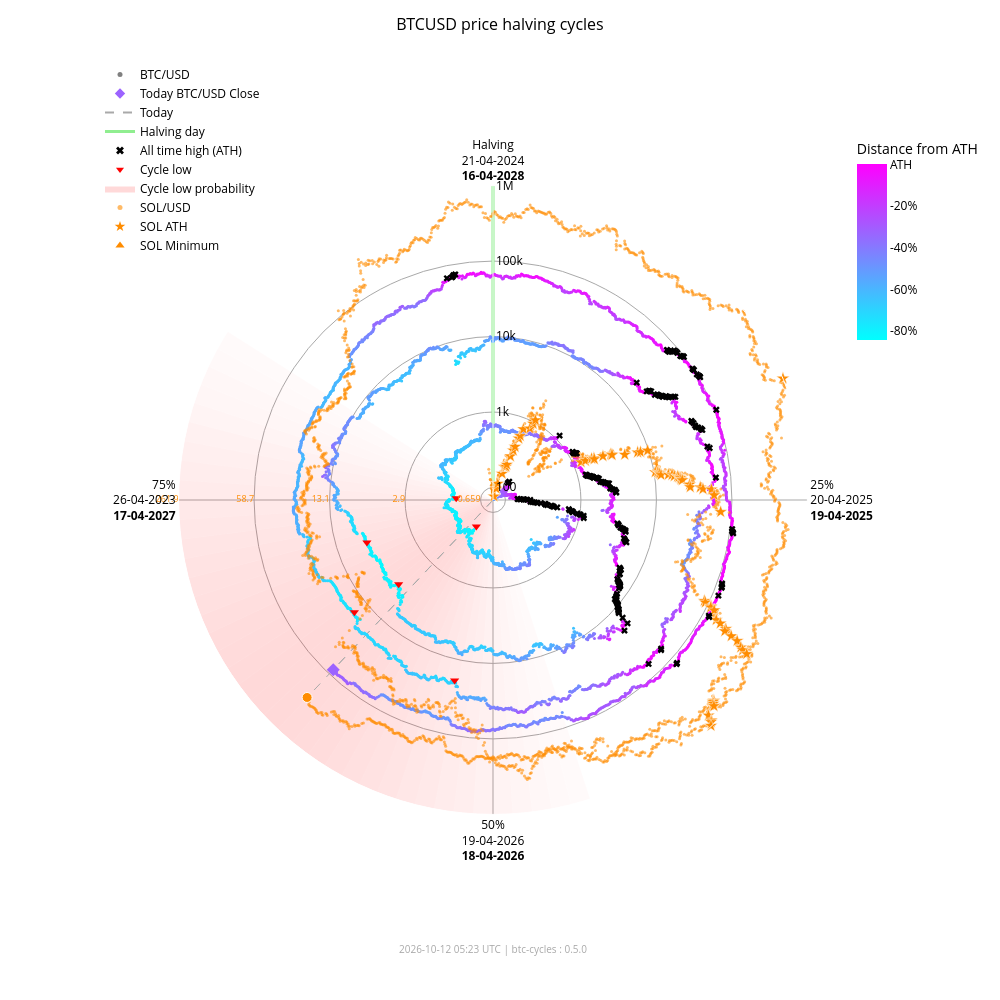

Notebook code for this chart:
### Markdown cell above
### Interactive chart with overlay

### Code cell
fig_overlay_interactive = btc.plot(
    kind="interactive",
    from_date="2012-11-28",
    overlay=sol,
)
fig_overlay_interactive.show(config={"scrollZoom": True, "displayModeBar": True})

### Figure 1 — Plotly figure (JSON) as saved in the notebook; plotly's stock layout.template omitted (floating-point values rounded to 4 significant figures; data arrays with more than 128 entries replaced by an {"elided": "..."} marker saying what was removed)
{"data": [{"fill": "toself", "fillcolor": "rgba(255,0,0,0.018306980149439524)", "hoverinfo": "skip", "line": {"width": 0}, "mode": "lines", "r": [68.43, 1000000, 1000000, 68.43, 68.43], "showlegend": false, "theta": [162.0, 162.0, 165.6, 165.6, 162.0], "type": "scatterpolar"}, {"fill": "toself", "fillcolor": "rgba(255,0,0,0.02405911634527998)", "hoverinfo": "skip", "line": {"width": 0}, "mode": "lines", "r": [68.43, 1000000, 1000000, 68.43, 68.43], "showlegend": false, "theta": [165.6, 165.6, 169.2, 169.2, 165.6], "type": "scatterpolar"}, {"fill": "toself", "fillcolor": "rgba(255,0,0,0.030803449372254352)", "hoverinfo": "skip", "line": {"width": 0}, "mode": "lines", "r": [68.43, 1000000, 1000000, 68.43, 68.43], "showlegend": false, "theta": [169.2, 169.2, 172.8, 172.8, 169.2], "type": "scatterpolar"}, {"fill": "toself", "fillcolor": "rgba(255,0,0,0.03847233586005252)", "hoverinfo": "skip", "line": {"width": 0}, "mode": "lines", "r": [68.43, 1000000, 1000000, 68.43, 68.43], "showlegend": false, "theta": [172.8, 172.8, 176.4, 176.4, 172.8], "type": "scatterpolar"}, {"fill": "toself", "fillcolor": "rgba(255,0,0,0.04694405159551339)", "hoverinfo": "skip", "line": {"width": 0}, "mode": "lines", "r": [68.43, 1000000, 1000000, 68.43, 68.43], "showlegend": false, "theta": [176.4, 176.4, 180.0, 180.0, 176.4], "type": "scatterpolar"}, {"fill": "toself", "fillcolor": "rgba(255,0,0,0.05605603979818329)", "hoverinfo": "skip", "line": {"width": 0}, "mode": "lines", "r": [68.43, 1000000, 1000000, 68.43, 68.43], "showlegend": false, "theta": [180.0, 180.0, 183.6, 183.6, 180.0], "type": "scatterpolar"}, {"fill": "toself", "fillcolor": "rgba(255,0,0,0.06562330627802694)", "hoverinfo": "skip", "line": {"width": 0}, "mode": "lines", "r": [68.43, 1000000, 1000000, 68.43, 68.43], "showlegend": false, "theta": [183.6, 183.6, 187.2, 187.2, 183.6], "type": "scatterpolar"}, {"fill": "toself", "fillcolor": "rgba(255,0,0,0.07545707932574237)", "hoverinfo": "skip", "line": {"width": 0}, "mode": "lines", "r": [68.43, 1000000, 1000000, 68.43, 68.43], "showlegend": false, "theta": [187.2, 187.2, 190.8, 190.8, 187.2], "type": "scatterpolar"}, {"fill": "toself", "fillcolor": "rgba(255,0,0,0.08537841060169407)", "hoverinfo": "skip", "line": {"width": 0}, "mode": "lines", "r": [68.43, 1000000, 1000000, 68.43, 68.43], "showlegend": false, "theta": [190.8, 190.8, 194.4, 194.4, 190.8], "type": "scatterpolar"}, {"fill": "toself", "fillcolor": "rgba(255,0,0,0.09522272137134848)", "hoverinfo": "skip", "line": {"width": 0}, "mode": "lines", "r": [68.43, 1000000, 1000000, 68.43, 68.43], "showlegend": false, "theta": [194.4, 194.4, 198.0, 198.0, 194.4], "type": "scatterpolar"}, {"fill": "toself", "fillcolor": "rgba(255,0,0,0.10483418800389058)", "hoverinfo": "skip", "line": {"width": 0}, "mode": "lines", "r": [68.43, 1000000, 1000000, 68.43, 68.43], "showlegend": false, "theta": [198.0, 198.0, 201.6, 201.6, 198.0], "type": "scatterpolar"}, {"fill": "toself", "fillcolor": "rgba(255,0,0,0.11405248627197925)", "hoverinfo": "skip", "line": {"width": 0}, "mode": "lines", "r": [68.43, 1000000, 1000000, 68.43, 68.43], "showlegend": false, "theta": [201.6, 201.6, 205.2, 205.2, 201.6], "type": "scatterpolar"}, {"fill": "toself", "fillcolor": "rgba(255,0,0,0.12269756305009562)", "hoverinfo": "skip", "line": {"width": 0}, "mode": "lines", "r": [68.43, 1000000, 1000000, 68.43, 68.43], "showlegend": false, "theta": [205.2, 205.2, 208.8, 208.8, 205.2], "type": "scatterpolar"}, {"fill": "toself", "fillcolor": "rgba(255,0,0,0.13055959037792858)", "hoverinfo": "skip", "line": {"width": 0}, "mode": "lines", "r": [68.43, 1000000, 1000000, 68.43, 68.43], "showlegend": false, "theta": [208.8, 208.8, 212.4, 212.4, 208.8], "type": "scatterpolar"}, {"fill": "toself", "fillcolor": "rgba(255,0,0,0.13740037014073872)", "hoverinfo": "skip", "line": {"width": 0}, "mode": "lines", "r": [68.43, 1000000, 1000000, 68.43, 68.43], "showlegend": false, "theta": [212.4, 212.4, 216.0, 216.0, 212.4], "type": "scatterpolar"}, {"fill": "toself", "fillcolor": "rgba(255,0,0,0.14296927208088228)", "hoverinfo": "skip", "line": {"width": 0}, "mode": "lines", "r": [68.43, 1000000, 1000000, 68.43, 68.43], "showlegend": false, "theta": [216.0, 216.0, 219.6, 219.6, 216.0], "type": "scatterpolar"}, {"fill": "toself", "fillcolor": "rgba(255,0,0,0.14703219887325494)", "hoverinfo": "skip", "line": {"width": 0}, "mode": "lines", "r": [68.43, 1000000, 1000000, 68.43, 68.43], "showlegend": false, "theta": [219.6, 219.6, 223.2, 223.2, 219.6], "type": "scatterpolar"}, {"fill": "toself", "fillcolor": "rgba(255,0,0,0.14940752827264187)", "hoverinfo": "skip", "line": {"width": 0}, "mode": "lines", "r": [68.43, 1000000, 1000000, 68.43, 68.43], "showlegend": false, "theta": [223.2, 223.2, 226.8, 226.8, 223.2], "type": "scatterpolar"}, {"fill": "toself", "fillcolor": "rgba(255,0,0,0.15)", "hoverinfo": "skip", "line": {"width": 0}, "mode": "lines", "r": [68.43, 1000000, 1000000, 68.43, 68.43], "showlegend": false, "theta": [226.8, 226.8, 230.4, 230.4, 226.8], "type": "scatterpolar"}, {"fill": "toself", "fillcolor": "rgba(255,0,0,0.14882314851976614)", "hoverinfo": "skip", "line": {"width": 0}, "mode": "lines", "r": [68.43, 1000000, 1000000, 68.43, 68.43], "showlegend": false, "theta": [230.4, 230.4, 234.0, 234.0, 230.4], "type": "scatterpolar"}, {"fill": "toself", "fillcolor": "rgba(255,0,0,0.14600334989350275)", "hoverinfo": "skip", "line": {"width": 0}, "mode": "lines", "r": [68.43, 1000000, 1000000, 68.43, 68.43], "showlegend": false, "theta": [234.0, 234.0, 237.6, 237.6, 234.0], "type": "scatterpolar"}, {"fill": "toself", "fillcolor": "rgba(255,0,0,0.14176315293000513)", "hoverinfo": "skip", "line": {"width": 0}, "mode": "lines", "r": [68.43, 1000000, 1000000, 68.43, 68.43], "showlegend": false, "theta": [237.6, 237.6, 241.2, 241.2, 237.6], "type": "scatterpolar"}, {"fill": "toself", "fillcolor": "rgba(255,0,0,0.1363869302869166)", "hoverinfo": "skip", "line": {"width": 0}, "mode": "lines", "r": [68.43, 1000000, 1000000, 68.43, 68.43], "showlegend": false, "theta": [241.2, 241.2, 244.8, 244.8, 241.2], "type": "scatterpolar"}, {"fill": "toself", "fillcolor": "rgba(255,0,0,0.13017643696734477)", "hoverinfo": "skip", "line": {"width": 0}, "mode": "lines", "r": [68.43, 1000000, 1000000, 68.43, 68.43], "showlegend": false, "theta": [244.8, 244.8, 248.4, 248.4, 244.8], "type": "scatterpolar"}, {"fill": "toself", "fillcolor": "rgba(255,0,0,0.1234063302665758)", "hoverinfo": "skip", "line": {"width": 0}, "mode": "lines", "r": [68.43, 1000000, 1000000, 68.43, 68.43], "showlegend": false, "theta": [248.4, 248.4, 252.0, 252.0, 248.4], "type": "scatterpolar"}, {"fill": "toself", "fillcolor": "rgba(255,0,0,0.11628949020714345)", "hoverinfo": "skip", "line": {"width": 0}, "mode": "lines", "r": [68.43, 1000000, 1000000, 68.43, 68.43], "showlegend": false, "theta": [252.0, 252.0, 255.6, 255.6, 252.0], "type": "scatterpolar"}, {"fill": "toself", "fillcolor": "rgba(255,0,0,0.108959277972535)", "hoverinfo": "skip", "line": {"width": 0}, "mode": "lines", "r": [68.43, 1000000, 1000000, 68.43, 68.43], "showlegend": false, "theta": [255.6, 255.6, 259.2, 259.2, 255.6], "type": "scatterpolar"}, {"fill": "toself", "fillcolor": "rgba(255,0,0,0.1014715299920515)", "hoverinfo": "skip", "line": {"width": 0}, "mode": "lines", "r": [68.43, 1000000, 1000000, 68.43, 68.43], "showlegend": false, "theta": [259.2, 259.2, 262.8, 262.8, 259.2], "type": "scatterpolar"}, {"fill": "toself", "fillcolor": "rgba(255,0,0,0.09382430417652897)", "hoverinfo": "skip", "line": {"width": 0}, "mode": "lines", "r": [68.43, 1000000, 1000000, 68.43, 68.43], "showlegend": false, "theta": [262.8, 262.8, 266.4, 266.4, 262.8], "type": "scatterpolar"}, {"fill": "toself", "fillcolor": "rgba(255,0,0,0.08598937207621672)", "hoverinfo": "skip", "line": {"width": 0}, "mode": "lines", "r": [68.43, 1000000, 1000000, 68.43, 68.43], "showlegend": false, "theta": [266.4, 266.4, 270.0, 270.0, 266.4], "type": "scatterpolar"}, {"fill": "toself", "fillcolor": "rgba(255,0,0,0.07794710108398434)", "hoverinfo": "skip", "line": {"width": 0}, "mode": "lines", "r": [68.43, 1000000, 1000000, 68.43, 68.43], "showlegend": false, "theta": [270.0, 270.0, 273.6, 273.6, 270.0], "type": "scatterpolar"}, {"fill": "toself", "fillcolor": "rgba(255,0,0,0.06971614429145927)", "hoverinfo": "skip", "line": {"width": 0}, "mode": "lines", "r": [68.43, 1000000, 1000000, 68.43, 68.43], "showlegend": false, "theta": [273.6, 273.6, 277.2, 277.2, 273.6], "type": "scatterpolar"}, {"fill": "toself", "fillcolor": "rgba(255,0,0,0.061371174705723626)", "hoverinfo": "skip", "line": {"width": 0}, "mode": "lines", "r": [68.43, 1000000, 1000000, 68.43, 68.43], "showlegend": false, "theta": [277.2, 277.2, 280.8, 280.8, 277.2], "type": "scatterpolar"}, {"fill": "toself", "fillcolor": "rgba(255,0,0,0.05304520605236535)", "hoverinfo": "skip", "line": {"width": 0}, "mode": "lines", "r": [68.43, 1000000, 1000000, 68.43, 68.43], "showlegend": false, "theta": [280.8, 280.8, 284.4, 284.4, 280.8], "type": "scatterpolar"}, {"fill": "toself", "fillcolor": "rgba(255,0,0,0.044916938988340704)", "hoverinfo": "skip", "line": {"width": 0}, "mode": "lines", "r": [68.43, 1000000, 1000000, 68.43, 68.43], "showlegend": false, "theta": [284.4, 284.4, 288.0, 288.0, 284.4], "type": "scatterpolar"}, {"fill": "toself", "fillcolor": "rgba(255,0,0,0.0371870550186571)", "hoverinfo": "skip", "line": {"width": 0}, "mode": "lines", "r": [68.43, 1000000, 1000000, 68.43, 68.43], "showlegend": false, "theta": [288.0, 288.0, 291.6, 291.6, 288.0], "type": "scatterpolar"}, {"fill": "toself", "fillcolor": "rgba(255,0,0,0.030049603184432498)", "hoverinfo": "skip", "line": {"width": 0}, "mode": "lines", "r": [68.43, 1000000, 1000000, 68.43, 68.43], "showlegend": false, "theta": [291.6, 291.6, 295.2, 295.2, 291.6], "type": "scatterpolar"}, {"fill": "toself", "fillcolor": "rgba(255,0,0,0.023665126797805223)", "hoverinfo": "skip", "line": {"width": 0}, "mode": "lines", "r": [68.43, 1000000, 1000000, 68.43, 68.43], "showlegend": false, "theta": [295.2, 295.2, 298.8, 298.8, 295.2], "type": "scatterpolar"}, {"fill": "toself", "fillcolor": "rgba(255,0,0,0.018141004067302662)", "hoverinfo": "skip", "line": {"width": 0}, "mode": "lines", "r": [68.43, 1000000, 1000000, 68.43, 68.43], "showlegend": false, "theta": [298.8, 298.8, 302.4, 302.4, 298.8], "type": "scatterpolar"}, {"hoverinfo": "skip", "line": {"color": "darkgrey", "dash": "dash", "width": 1}, "mode": "lines", "r": [68.43, 83680.0], "showlegend": false, "theta": [223.3, 223.3], "type": "scatterpolar"}, {"hoverinfo": "skip", "line": {"color": "darkgrey", "dash": "dash", "width": 1}, "mode": "lines", "r": [68.43, 267800.0], "showlegend": false, "theta": [223.3, 223.3], "type": "scatterpolar"}, {"hoverinfo": "skip", "line": {"color": "lightgreen", "width": 3}, "mode": "lines", "r": [68.43, 1000000], "showlegend": false, "theta": [0, 0], "type": "scatterpolar"}, {"hoverinfo": "text", "marker": {"color": {"elided": "4916 str values"}, "size": 3}, "mode": "markers", "r": {"elided": "4916 float values"}, "showlegend": false, "text": {"elided": "4916 str values"}, "theta": {"elided": "4916 float values"}, "type": "scatterpolar"}, {"hoverinfo": "text", "marker": {"color": "#FF8C00", "opacity": 0.6, "size": 3}, "mode": "markers", "r": {"elided": "2376 float values"}, "showlegend": false, "text": {"elided": "2376 str values"}, "theta": {"elided": "2376 float values"}, "type": "scatterpolar"}, {"hoverinfo": "text", "marker": {"color": "#9c63ff", "size": 10, "symbol": "diamond"}, "mode": "markers", "r": [83680.0], "showlegend": false, "text": ["Today<br>Date: 2026-10-11<br>Price: $83,679.46"], "theta": [223.3], "type": "scatterpolar"}, {"hoverinfo": "text", "marker": {"color": "#FF8C00", "line": {"color": "white", "width": 1}, "size": 10, "symbol": "circle"}, "mode": "markers", "r": [267800.0], "showlegend": false, "text": ["Today SOL<br>Date: 2026-10-11<br>Price: $111.24"], "theta": [223.3], "type": "scatterpolar"}, {"hoverinfo": "text", "marker": {"color": "#FF8C00", "line": {"color": "white", "width": 0.5}, "size": 10, "symbol": "star"}, "mode": "markers", "r": [68.43, 76.69, 98.28, 115.1, 160.2, 199.2, 200.3, 203.8, 217.3, 287.8, 349.8, 397.3, 523.3, 573.2, 718.1, 798.5, 948.0, 1078.0, 1271.0, 1461.0, 1785.0, 1908.0, 1917.0, 2530.0, 3215.0, 3302.0, 3322.0, 4795.0, 7121.0, 7760.0, 9679.0, 10370.0, 11210.0, 11600.0, 11830.0, 12190.0, 15220.0, 16990.0, 18090.0, 20010.0, 20730.0, 21720.0, 21920.0, 22700.0, 28100.0, 28410.0, 38550.0, 41750.0, 54000.0, 58230.0, 71670.0, 86520.0, 90770.0, 111800.0, 112400.0, 128500.0, 155700.0, 182600.0, 229400.0, 231200.0, 295100.0, 371400.0, 451600.0, 493500.0, 583700.0, 612100.0, 618900.0, 644000.0, 686600.0, 744100.0, 879500.0, 907500.0, 980900.0, 1000000.0], "showlegend": false, "text": ["SOL ATH<br>Date: 2020-04-10<br>Price: $0.95", "SOL ATH<br>Date: 2020-07-12<br>Price: $1.02", "SOL ATH<br>Date: 2020-07-13<br>Price: $1.18", "SOL ATH<br>Date: 2020-07-15<br>Price: $1.29", "SOL ATH<br>Date: 2020-07-26<br>Price: $1.57", "SOL ATH<br>Date: 2020-07-27<br>Price: $1.78", "SOL ATH<br>Date: 2020-07-28<br>Price: $1.78", "SOL ATH<br>Date: 2020-08-03<br>Price: $1.80", "SOL ATH<br>Date: 2020-08-04<br>Price: $1.87", "SOL ATH<br>Date: 2020-08-06<br>Price: $2.21", "SOL ATH<br>Date: 2020-08-08<br>Price: $2.47", "SOL ATH<br>Date: 2020-08-09<br>Price: $2.67", "SOL ATH<br>Date: 2020-08-10<br>Price: $3.13", "SOL ATH<br>Date: 2020-08-11<br>Price: $3.30", "SOL ATH<br>Date: 2020-08-12<br>Price: $3.77", "SOL ATH<br>Date: 2020-08-28<br>Price: $4.01", "SOL ATH<br>Date: 2020-08-30<br>Price: $4.44", "SOL ATH<br>Date: 2020-08-31<br>Price: $4.78", "SOL ATH<br>Date: 2021-02-02<br>Price: $5.27", "SOL ATH<br>Date: 2021-02-03<br>Price: $5.72", "SOL ATH<br>Date: 2021-02-04<br>Price: $6.43", "SOL ATH<br>Date: 2021-02-05<br>Price: $6.68", "SOL ATH<br>Date: 2021-02-07<br>Price: $6.70", "SOL ATH<br>Date: 2021-02-08<br>Price: $7.88", "SOL ATH<br>Date: 2021-02-10<br>Price: $9.07", "SOL ATH<br>Date: 2021-02-11<br>Price: $9.22", "SOL ATH<br>Date: 2021-02-12<br>Price: $9.25", "SOL ATH<br>Date: 2021-02-19<br>Price: $11.47", "SOL ATH<br>Date: 2021-02-22<br>Price: $14.45", "SOL ATH<br>Date: 2021-02-23<br>Price: $15.20", "SOL ATH<br>Date: 2021-02-24<br>Price: $17.30", "SOL ATH<br>Date: 2021-03-28<br>Price: $18.02", "SOL ATH<br>Date: 2021-03-29<br>Price: $18.85", "SOL ATH<br>Date: 2021-03-30<br>Price: $19.23", "SOL ATH<br>Date: 2021-03-31<br>Price: $19.47", "SOL ATH<br>Date: 2021-04-02<br>Price: $19.81", "SOL ATH<br>Date: 2021-04-03<br>Price: $22.55", "SOL ATH<br>Date: 2021-04-04<br>Price: $24.06", "SOL ATH<br>Date: 2021-04-06<br>Price: $24.96", "SOL ATH<br>Date: 2021-04-07<br>Price: $26.48", "SOL ATH<br>Date: 2021-04-08<br>Price: $27.03", "SOL ATH<br>Date: 2021-04-09<br>Price: $27.78", "SOL ATH<br>Date: 2021-04-11<br>Price: $27.93", "SOL ATH<br>Date: 2021-04-12<br>Price: $28.51", "SOL ATH<br>Date: 2021-04-18<br>Price: $32.30", "SOL ATH<br>Date: 2021-04-21<br>Price: $32.51", "SOL ATH<br>Date: 2021-04-22<br>Price: $38.88", "SOL ATH<br>Date: 2021-04-24<br>Price: $40.74", "SOL ATH<br>Date: 2021-04-25<br>Price: $47.37", "SOL ATH<br>Date: 2021-05-01<br>Price: $49.51", "SOL ATH<br>Date: 2021-05-18<br>Price: $55.91", "SOL ATH<br>Date: 2021-08-16<br>Price: $62.43", "SOL ATH<br>Date: 2021-08-17<br>Price: $64.21", "SOL ATH<br>Date: 2021-08-18<br>Price: $72.54", "SOL ATH<br>Date: 2021-08-19<br>Price: $72.76", "SOL ATH<br>Date: 2021-08-20<br>Price: $78.72", "SOL ATH<br>Date: 2021-08-27<br>Price: $88.09", "SOL ATH<br>Date: 2021-08-28<br>Price: $96.70", "SOL ATH<br>Date: 2021-08-30<br>Price: $110.54", "SOL ATH<br>Date: 2021-09-01<br>Price: $111.03", "SOL ATH<br>Date: 2021-09-02<br>Price: $128.10", "SOL ATH<br>Date: 2021-09-03<br>Price: $146.58", "SOL ATH<br>Date: 2021-09-06<br>Price: $164.38", "SOL ATH<br>Date: 2021-09-07<br>Price: $173.15", "SOL ATH<br>Date: 2021-09-08<br>Price: $191.04", "SOL ATH<br>Date: 2021-10-22<br>Price: $196.43", "SOL ATH<br>Date: 2021-10-23<br>Price: $197.70", "SOL ATH<br>Date: 2021-10-24<br>Price: $202.36", "SOL ATH<br>Date: 2021-10-25<br>Price: $210.10", "SOL ATH<br>Date: 2021-11-02<br>Price: $220.24", "SOL ATH<br>Date: 2021-11-03<br>Price: $242.90", "SOL ATH<br>Date: 2021-11-04<br>Price: $247.39", "SOL ATH<br>Date: 2021-11-06<br>Price: $258.93", "SOL ATH<br>Date: 2025-01-18<br>Price: $261.87"], "theta": [352.0, 15.5, 15.75, 16.25, 19.0, 19.25, 19.5, 21.0, 21.25, 21.75, 22.25, 22.5, 22.75, 23.0, 23.25, 27.25, 27.75, 28.0, 66.75, 67.0, 67.25, 67.5, 68.0, 68.25, 68.75, 69.0, 69.25, 71.0, 71.75, 72.0, 72.25, 80.25, 80.5, 80.75, 81.0, 81.5, 81.75, 82.0, 82.5, 82.75, 83.0, 83.25, 83.75, 84.0, 85.5, 86.25, 86.5, 87.0, 87.25, 88.75, 93.0, 115.5, 115.8, 116.0, 116.2, 116.5, 118.2, 118.5, 119.0, 119.5, 119.8, 120.0, 120.7, 121.0, 121.3, 132.2, 132.5, 132.8, 133.0, 135.0, 135.2, 135.5, 136.0, 67.25], "type": "scatterpolar"}, {"hoverinfo": "text", "marker": {"color": "#FF8C00", "line": {"color": "white", "width": 0.5}, "size": 10, "symbol": "triangle-up"}, "mode": "markers", "r": [68.43], "showlegend": false, "text": ["SOL Minimum<br>Date: 2020-05-11<br>Price: $0.52"], "theta": [0.0], "type": "scatterpolar"}, {"hoverinfo": "text", "marker": {"color": "black", "size": 6, "symbol": "x"}, "mode": "markers", "r": {"elided": "182 float values"}, "showlegend": false, "text": {"elided": "182 str values"}, "theta": {"elided": "182 float values"}, "type": "scatterpolar"}, {"hoverinfo": "text", "marker": {"color": "red", "size": 8, "symbol": "triangle-down"}, "mode": "markers", "r": [178.1, 210.5, 3237.0, 3961.0, 19020.0, 15790.0], "showlegend": false, "text": ["Cycle Low<br>Date: 2015-01-14<br>Price: $178.10<br>ATH distance: -84.5%", "Cycle Low<br>Date: 2015-08-24<br>Price: $210.49<br>ATH distance: -81.7%", "Cycle Low<br>Date: 2018-12-15<br>Price: $3,236.76<br>ATH distance: -83.4%", "Cycle Low<br>Date: 2019-03-15<br>Price: $3,960.91<br>ATH distance: -79.7%", "Cycle Low<br>Date: 2022-06-18<br>Price: $19,017.64<br>ATH distance: -71.9%", "Cycle Low<br>Date: 2022-11-21<br>Price: $15,787.28<br>ATH distance: -76.6%"], "theta": [212.1, 272.7, 228.3, 251.4, 192.0, 231.0], "type": "scatterpolar"}, {"marker": {"color": "grey", "size": 5}, "mode": "markers", "name": "BTC/USD", "r": [null], "theta": [null], "type": "scatterpolar"}, {"marker": {"color": "#9c63ff", "size": 8, "symbol": "diamond"}, "mode": "markers", "name": "Today BTC/USD Close", "r": [null], "theta": [null], "type": "scatterpolar"}, {"line": {"color": "darkgrey", "dash": "dash"}, "mode": "lines", "name": "Today", "r": [null], "theta": [null], "type": "scatterpolar"}, {"line": {"color": "lightgreen", "width": 3}, "mode": "lines", "name": "Halving day", "r": [null], "theta": [null], "type": "scatterpolar"}, {"marker": {"color": "black", "size": 7, "symbol": "x"}, "mode": "markers", "name": "All time high (ATH)", "r": [null], "theta": [null], "type": "scatterpolar"}, {"marker": {"color": "red", "size": 7, "symbol": "triangle-down"}, "mode": "markers", "name": "Cycle low", "r": [null], "theta": [null], "type": "scatterpolar"}, {"fill": "toself", "fillcolor": "rgba(255,0,0,0.15)", "line": {"width": 0}, "mode": "lines", "name": "Cycle low probability", "r": [null], "theta": [null], "type": "scatterpolar"}, {"marker": {"color": "#FF8C00", "opacity": 0.6, "size": 5}, "mode": "markers", "name": "SOL/USD", "r": [null], "theta": [null], "type": "scatterpolar"}, {"marker": {"color": "#FF8C00", "size": 8, "symbol": "star"}, "mode": "markers", "name": "SOL ATH", "r": [null], "theta": [null], "type": "scatterpolar"}, {"marker": {"color": "#FF8C00", "size": 8, "symbol": "triangle-up"}, "mode": "markers", "name": "SOL Minimum", "r": [null], "theta": [null], "type": "scatterpolar"}, {"hoverinfo": "skip", "marker": {"cmax": 0, "cmin": -0.8453, "color": [0], "colorbar": {"len": 0.25, "ticktext": ["ATH", "-20%", "-40%", "-60%", "-80%", "-100%"], "tickvals": [0, -0.2, -0.4, -0.6, -0.8, -1.0], "title": {"text": "Distance from ATH"}, "x": 0.95, "y": 0.92, "yanchor": "top"}, "colorscale": {"elided": "256x2 mixed values"}, "showscale": true, "size": 0}, "mode": "markers", "r": [null], "showlegend": false, "theta": [null], "type": "scatterpolar"}, {"hoverinfo": "skip", "mode": "text", "r": [100, 1000, 10000, 100000, 1000000], "showlegend": false, "text": ["0.659", "2.9", "13.1", "58.7", "261.9"], "textfont": {"color": "#FF8C00", "size": 9}, "textposition": "middle left", "theta": [270, 270, 270, 270, 270], "type": "scatterpolar"}], "layout": {"annotations": [{"font": {"color": "darkgrey", "size": 10}, "showarrow": false, "text": "2026-10-12 05:23 UTC | btc-cycles : 0.5.0", "x": 0.5, "xref": "paper", "y": -0.02, "yref": "paper"}], "font": {"color": "black"}, "height": 1000, "legend": {"bgcolor": "rgba(0,0,0,0)", "font": {"color": "black"}, "x": 0.0, "y": 1.0}, "margin": {"b": 60, "l": 100, "r": 80, "t": 60}, "paper_bgcolor": "white", "plot_bgcolor": "white", "polar": {"angularaxis": {"color": "black", "direction": "clockwise", "gridcolor": "darkgrey", "rotation": 90, "ticktext": ["Halving<br>21-04-2024<br><b>16-04-2028</b>", "25%<br>20-04-2025<br><b>19-04-2025</b>", "50%<br>19-04-2026<br><b>18-04-2026</b>", "75%<br>26-04-2023<br><b>17-04-2027</b>"], "tickvals": [0, 90, 180, 270]}, "bgcolor": "white", "domain": {"x": [0.1, 0.9], "y": [0.05, 0.95]}, "radialaxis": {"angle": 90, "color": "black", "gridcolor": "darkgrey", "range": [1.835, 6.0], "tickangle": 90, "ticktext": ["100", "1k", "10k", "100k", "1M"], "tickvals": [100, 1000, 10000, 100000, 1000000], "type": "log"}}, "title": {"font": {"color": "black", "size": 16}, "text": "BTCUSD price halving cycles", "x": 0.5}, "width": 1000}}
